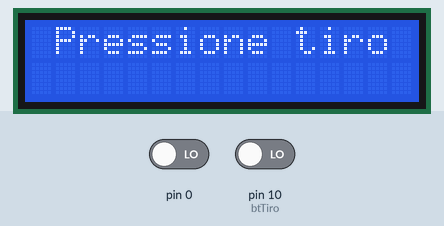
Simulated run of this sketch. Board: Arduino Uno, built with avr-gcc and run on an emulated ATmega328P. On the bench: 16×2 character LCD. Inputs (shaded band) come from the test bench; at power-on: pin 10 (btTiro) LOW, pin 0 LOW. Random numbers use the default seed unless the sketch sets one.

Above: at 1.3 s.
1.4 s: pin 10 (btTiro) driven HIGH
At 3.1 s:
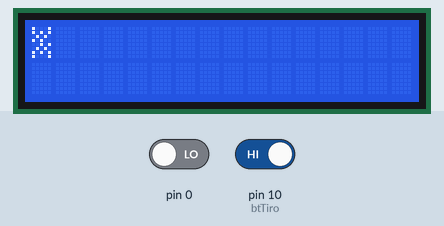
3.2 s: pin 0 driven HIGH
At 3.92 s:
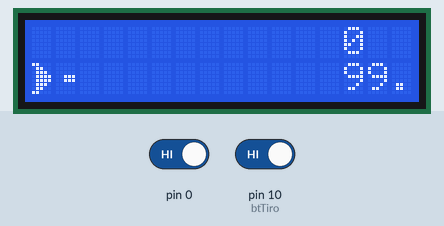
5.5 s: pin 0 driven LOW
At 6.2 s:
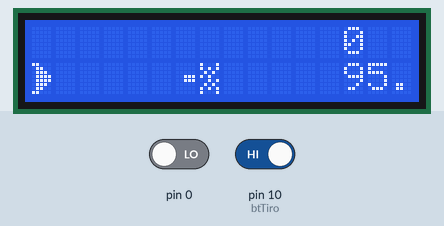
7.3 s: pin 0 driven HIGH
At 7.4 s:
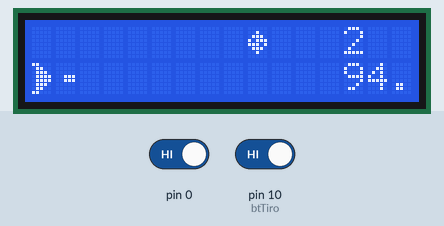
8.8 s: pin 0 driven LOW
At 9.88 s:
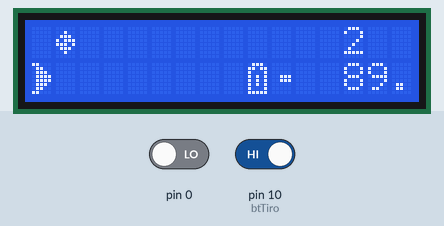
11.6 s: pin 10 (btTiro) driven LOW
At 15.2 s:
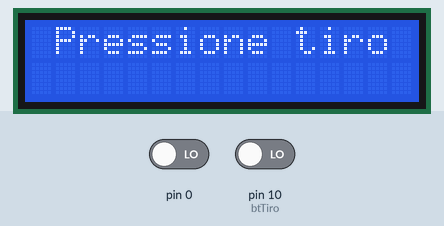

Measured:
- after the input at 1.4 s, the display: first changes at once (image 1 shows a later state)
- what the display in image 3 shows lasts 1.0 s, from 6.0 s to 7.0 s

The sketch:

jogo_de_nave.ino
```cpp
#include <LiquidCrystal_I2C.h> //Inclusão da biblioteca do Display

//Variáveis globais
#define btCima 8
#define btBaixo 9
#define btTiro 10

LiquidCrystal_I2C lcd(0x27, 16, 2);

int vel = 100;
int pxnave, pynave, pxaste, pyaste, pxenergia, pyenergia, pxtiro, pytiro; //Posições x e y dos elementos
bool game, verTiro, verPilha;
int pontos;
double verEnergia;
int verTela;
int maxPontos=10;

byte nave[8] = {B11000, B01100, B01110, B01111, B01111, B01110, B01100, B11000};
byte asteroide[8] = {B00000, B00100, B01110, B10111, B11101, B01110, B00100, B00000};
byte explosao[8] = {B10001, B10101, B01010, B10100, B00101, B01010, B10101, B10001};
byte energia[8] = {B01110, B11011, B10001, B10101, B10101, B10101, B10001, B11111};
byte tiro[8] = {B00000, B00000, B00000, B00111, B00111, B00000, B00000, B00000};

void setup()
{
  //Inicialização das variáveis
  pxnave = pynave = pxaste = pyaste = pxenergia = pyenergia = pxtiro = pytiro = 0;
  pxtiro = -1; //Fora da tela
  pxaste = 12;
  verEnergia = 100; //bateria carregada
  verTela = 0;

  lcd.createChar(1, nave);
  lcd.createChar(2, asteroide);
  lcd.createChar(3, explosao);
  lcd.createChar(4, energia);
  lcd.createChar(5, tiro);

  lcd.init();
  lcd.backlight();
  lcd.clear();

  game = false;
  verTiro = verPilha = false; //Não irá inicializar com esses careacteres na tela
}

void loop()
{
  //Controles iniciais de posicionamento
  if (game)
  {
    verEnergia -= 0.25; //Diminuir a energia
    lcd.clear();
    if(verEnergia<=0)
    {
      game = 0;
      desenhaExplosaoNave(pxnave, pyaste);
      verTela = 2; //Perdeu
    }
    painel(13);
    if (digitalRead((btCima) == 1))
    {
      pynave = 0;
    }
    if (digitalRead((btBaixo) == 1))
    {
      pynave = 1;
    }
    if (digitalRead((btTiro) == 1))
    {
      pxtiro = 1;
      verTiro = true;
      pytiro = pynave;
    }
    pxaste -= 1;
    desenhaNave(pxnave, pynave);
    desenhaAsteroide(pxaste, pyaste);
    if (verTiro)
    {
      desenhaTiro(pxtiro, pytiro);
      pxtiro += 1; //Andar para a direita
    }
    if (pxaste < 0) //Ultrapassou a tela pela esquerda
    {
      pxaste = 12;
      pyaste = random(0, 2);
    }
    if (pxtiro > 16) //Saiu pela direita
    {
      verTiro = false;
      pxtiro = -1;
    }
    //Verificação do tiro com o asteroide
    if ((pxtiro == pxaste + 1) && (pytiro == pyaste) || (pxtiro == pxaste) && (pytiro == pyaste))
    { //Acrescenta a pontuação e continua o game
      verTiro = false;
      pxtiro = -1;
      desenhaExplosaoAsteroide(pxaste, pyaste);
      pyaste = random(0, 2);
      pxaste = 12;
      pontos += 2;
      if(pontos>=maxPontos)
      {
        game = 0;
        desenhaExplosaoNave(pxnave, pyaste);
        verTela = 1; //Ganhou
      }
    }
    if ((pxnave == pxaste) && (pynave == pyaste))
    { //Houve colisão do asteroide com a nave
      game = 0;
      desenhaExplosaoNave(pxnave, pyaste);
      verTela = 2; //Perdeu
    }
    if (!verPilha) //Se mão tiver pilha
    {
      if (random(0, 60) > 58)
      {
        pxenergia = 12;
        verPilha = true;
        pyenergia = random(0, 2);
      }
      else
      {
        pxenergia -= 1;
        desenhaEnergia(pxenergia, pyenergia);
        if ((pxnave == pxenergia + 1) && (pynave == pyenergia) || (pxnave == pxenergia) && (pynave == pyenergia))
        { //Colisao da pilha com o jogador
          verPilha = false;
          pxenergia = -1;
          verEnergia = 100;
        }
      }
    }
    delay(vel); //Controla a velocidade
  }
  else
  {
    tela(verTela);
    if (digitalRead(btTiro) == 1)
    {
      reset();
    }
  }

}

//Sessão de funções
void desenhaNave(int px, int py)
{
  lcd.setCursor(px, py);
  lcd.write(1);
}
void desenhaAsteroide(int px, int py)
{
  lcd.setCursor(px, py);
  lcd.write(2);
}
void desenhaEnergia(int px, int py)
{
  lcd.setCursor(px, py);
  lcd.write(4);
}
void desenhaTiro(int px, int py)
{
  lcd.setCursor(px, py);
  lcd.write(5);
}

void desenhaExplosaoNave(int px, int py)
{
  lcd.clear();
  lcd.setCursor(px, py);
  lcd.write(3);
  delay(1000);
  lcd.clear();
}

void desenhaExplosaoAsteroide(int px, int py)
{
  lcd.setCursor(px, py);
  lcd.write(3);
  delay(1000);
  lcd.clear();
}

void reset()
{ //Reiniciar o game
  pontos = 0;
  verEnergia = 100;
  game = true;
  verTela = 0;
}

void painel(int px)
{
  lcd.setCursor(px, 0);
  lcd.print(pontos);
  lcd.setCursor(px, 1);
  lcd.print(verEnergia);
}
void tela(int condicao)
{ // 0 = Tela inicial | 1 = ganhou | 2 = perdeu
  if (condicao < 1)
  {
    lcd.setCursor(3, 0); //posição fixa
    lcd.print("NAVE");
    //Iniciar o game
    lcd.setCursor(1, 0); //posição fixa
    lcd.print("Pressione tiro");
  } else
  {
    String txt = {(condicao > 1 ? "PERDEU" : "GANHOU")}; //operador ternário
    lcd.setCursor(9, 0); //posição fixa
    lcd.print("pts:");
    lcd.setCursor(13, 0); //posição fixa
    lcd.print(pontos);
    lcd.setCursor(1, 0); //posição fixa
    lcd.print(txt);
    lcd.setCursor(1, 0); //posição fixa
    lcd.print("Pressione tiro");
  }


}
```
